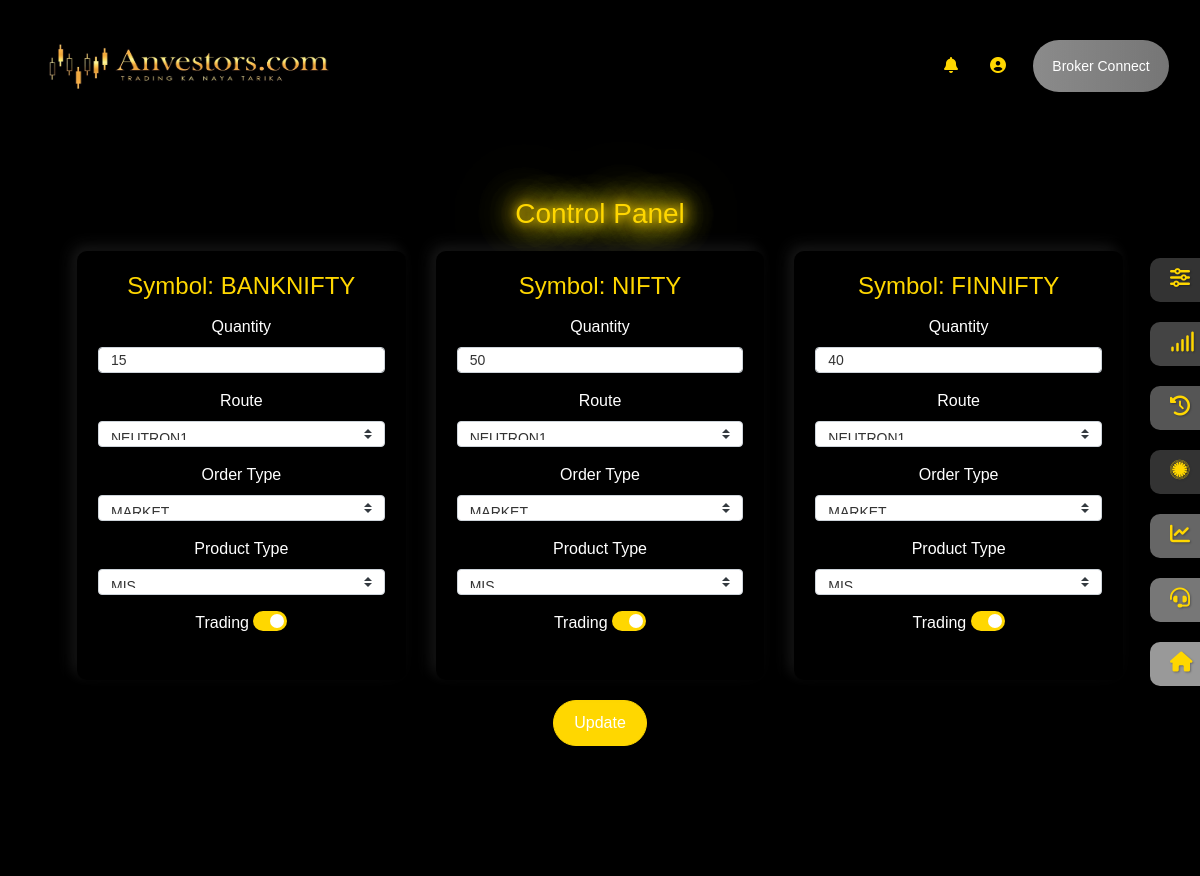
/accounts/home/ (signed in), run on the app's committed database.
### accounts/models.py (models this page shows)
class Client_SYMBOL_QTY(models.Model):
    client_id = models.CharField(max_length=50, blank=True, null=True)
    SYMBOL = models.CharField(max_length=50, blank=True, null=True)
    QUANTITY = models.IntegerField(null=True, blank=True)
    Order_Type = models.CharField(max_length=50, blank=True, null=True)
    Product_Type = models.CharField(max_length=50, blank=True, null=True)
    Strategy = models.CharField(max_length=50, blank=True, null=True)
    trade = models.CharField(max_length=50, blank=True, null=True)
    created_at = models.DateTimeField(auto_now_add=True)

class SYMBOL(models.Model):
    SYMBOL = models.CharField(max_length=50)
    SYMBOL_order = models.CharField(max_length=50 ,blank=True, null=True)
    symbol_token = models.CharField(max_length=50 , blank=True, null=True)
    expiry = models.DateField(null=True, blank=True)
    strike = models.DecimalField(max_digits=10, decimal_places=2,null=True, blank=True)
    lotsize = models.IntegerField(null=True, blank=True)
    instrumenttype = models.CharField(max_length=20,null=True, blank=True)
    exch_seg = models.CharField(max_length=10,null=True, blank=True)
    tick_size = models.DecimalField(max_digits=5, decimal_places=2,null=True, blank=True)
    created_at = models.DateTimeField(auto_now_add=True,null=True, blank=True)
    def __str__(self):
        return self.SYMBOL

### accounts/views.py (the view, shortened to what this page needs)
# urls.py: path('home/', views.client_dashbord, name="client_home" ),
@csrf_protect
def client_dashbord(request):
    try:
        if 'msg' in request.GET:
            msg = request.GET['msg']
        else:
            msg = None
        user_id = request.session.get('clint_id')
        client_user = ind_clientDT.objects.get(clint_id=user_id)
        try:
            client_user = ind_clientDT.objects.get(clint_id=user_id)
            group = GROUP.objects.get(GROUP=client_user.client_Group)
            symbols = group.symbols.all()
            symbols_to_exclude = ['BANKNIFTY', 'NIFTY', 'FINNIFTY']
            for symbol in symbols:
                for s in symbols_to_exclude:
                    if str(symbol) ==  str(s):
                        symbols_to_exclude.remove(str(symbol))
        except GROUP.DoesNotExist:
            symbols_to_exclude = []
            symbols = []
            count = symbols.count()
            print(count)
            print(symbols_to_exclude)
        current_date = timezone.now().date()
        filtered_signals = Client_SYMBOL_QTY.objects.filter(client_id=user_id)
        context = {
            'msg': msg,
            'symbols': symbols,
            'signals': filtered_signals,
            'client_user': client_user,
            'term_condition': client_user.Term_condition,
            'symbols_to_exclude': symbols_to_exclude,
            'count': len(symbols),
        }
        return render(request, 'client_dashboard.html', context)
    except:
        return redirect('/')

### accounts/models.py (called while the page is built)
    def __str__(self):
        return self.GROUP

    def __str__(self):
        return self.broker_name

### templates/client_dashboard.html (shortened to what this page needs)
{% extends 'client_base.html' %}
{% block main %}
<div class="dashboard-container">
    <h3 class="text-center glow">Control Panel</h3>
    <form method="post">
        <div class="row">
            {% for symbol in symbols %}
                {% for s in signals %}
                    {% if s.SYMBOL|lower == symbol|lower %}
                        <div class="col-md-6 col-lg-4">
                            <div class="card">
                                <h4>Symbol: {{symbol}}</h4>
                                <div class="form-group">
                                    <label for="quantity_{{forloop.counter}}">Quantity</label>
                                    <input type="number" class="form-control" id="quantity_{{forloop.counter}}" name="quantity_{{forloop.counter}}" value="{{s.QUANTITY}}">
                                </div>
                                <div class="form-group">
                                    <label for="strategy_{{forloop.counter}}">Route</label>
                                    <select class="form-control custom-select" id="strategy_{{forloop.counter}}" name="strategy_{{forloop.counter}}">
                                        <option value="{{s.Strategy}}" selected>{{s.Strategy}}</option>
                                    </select>
                                </div>
                                <div class="form-group">
                                    <label for="order_type_{{forloop.counter}}">Order Type</label>
                                    <select class="form-control custom-select" id="order_type_{{forloop.counter}}" name="order_type_{{forloop.counter}}">
                                        <option value="{{s.Order_Type}}" selected>{{s.Order_Type}}</option>
                                    </select>
                                </div>
                                <div class="form-group">
                                    <label for="product_type_{{forloop.counter}}">Product Type</label>
                                    <select class="form-control custom-select" id="product_type_{{forloop.counter}}" name="product_type_{{forloop.counter}}">
                                        <option value="{{s.Product_Type}}" selected>{{s.Product_Type}}</option>
                                    </select>
                                </div>
                                <div class="form-group">
                                    <label>Trading</label>
                                    <label class="switch">
                                        <span class="slider round"></span>
                                    </label>
                                </div>
                            </div>
                        </div>
                    {% endif %}
                {% endfor %}
            {% endfor %}
        </div>
        <div class="text-center">
            <button class="btn btn-success" type="submit">Update</button>
        </div>
    </form>
</div>
{% endblock %}

### templates/client_base.html (style rules this page uses)
body { background-color: #000; color: #FFD700; font-family: 'Poppins', sans-serif; overflow-x: hidden; text-align: center; }
.card { background-color: #000; }
.glow { text-shadow: 0 0 10px #FFD700, 0 0 20px #FFD700, 0 0 30px #FFD700, 0 0 40px #FFD700; }

### templates/client_dashboard.html (style rules this page uses)
.dashboard-container { padding: 20px; background-color: #000; border-radius: 10px; color: #fff; }
.dashboard-container h3 { margin-bottom: 20px; color: #ffd700; text-align: center; text-shadow: 0 0 10px #ffd700, 0 0 20px #ffd700, 0 0 30px #ffd700, 0 0 40px #ffd700, 0 0 50px #ffd700, 0 0 60px #ffd700, 0 0 70px #ffd700; }
.card { background: #000000; border-radius: 10px; box-shadow: 5px 5px 15px rgba(0, 0, 0, 0.6), -5px -5px 15px rgba(255, 255, 255, 0.1); color: #fff; margin-bottom: 20px; padding: 20px; transition: transform 0.2s, box-shadow 0.2s; }
.card h4 { margin-bottom: 15px; color: #ffd700; }
.form-control, .custom-select { display: block; width: 100%; height: calc(1.5rem + 2px); padding: 0.375rem 0.75rem; font-size: 0.875rem; font-weight: 400; line-height: 1.5; color: #333; background-color: #fff; border: 1px solid #ced4da; border-radius: 0.25rem; transition: border-color 0.15s ease-in-out, box-shadow 0.15s ease-in-out; }
.btn-success { color: #fff; background-color: #ffd700; border-color: #ffd700; border-radius: 50px; padding: 10px 20px; font-size: 1rem; transition: background-color 0.3s, box-shadow 0.3s; }
.switch { position: relative; display: inline-block; width: 34px; height: 20px; }
.slider { position: absolute; cursor: pointer; top: 0; left: 0; right: 0; bottom: 0; background-color: #ccc; transition: 0.4s; border-radius: 34px; }
.slider:before { position: absolute; content: ""; height: 14px; width: 14px; left: 3px; bottom: 3px; background-color: white; transition: 0.4s; border-radius: 50%; }
input:checked + .slider { background-color: #ffd700; }
input:checked + .slider:before { transform: translateX(14px); }
.slider.round { border-radius: 34px; }
.slider.round:before { border-radius: 50%; }

### data on the page
SYMBOL: SYMBOL "BANKNIFTY"
Client_SYMBOL_QTY: QUANTITY "15", Strategy "NEUTRON1", Order_Type "MARKET", Product_Type "MIS"
SYMBOL: SYMBOL "NIFTY"
Client_SYMBOL_QTY: QUANTITY "50", Strategy "NEUTRON1", Order_Type "MARKET", Product_Type "MIS"
SYMBOL: SYMBOL "FINNIFTY"
Client_SYMBOL_QTY: QUANTITY "40", Strategy "NEUTRON1", Order_Type "MARKET", Product_Type "MIS"
